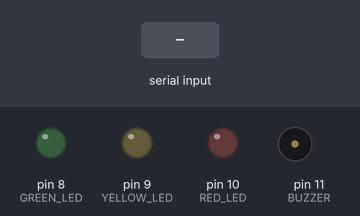
The sketch below on a simulated Arduino Uno, built with avr-gcc and run on an emulated ATmega328P. On the bench: output pins drawn as LEDs (lit = HIGH), buzzer (waves = sounding, pin HIGH). Dashed ring = blinking. The test bench sets the inputs (shaded band).

Above: at 1.2 s.
1.3 s: "D" received over Serial
At 1.8 s:
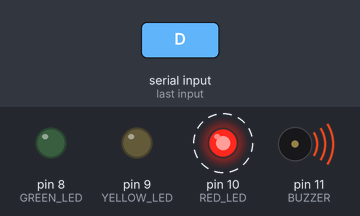
Timing chart, 0 to 10.3 s (numbered marks = the images above; inputs shaded):
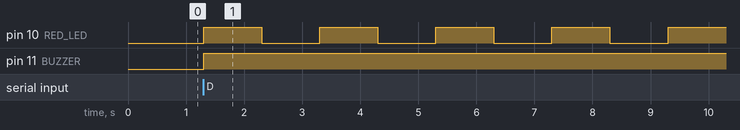

The sketch:

sketch_feb19a.ino
```cpp
int RED_LED = 10;
int YELLOW_LED = 9;
int GREEN_LED = 8;
int BUZZER = 11;

void setup() {
  // put your setup code here, to run once:
Serial.begin(9600);

pinMode(RED_LED, OUTPUT);
pinMode(YELLOW_LED, OUTPUT);
pinMode(GREEN_LED, OUTPUT);
pinMode(BUZZER, OUTPUT);
}

void loop() {
  if(Serial.available())
  {

    char data = Serial.read();

    if(data == 'A')
    {
      digitalWrite(RED_LED,HIGH);
      digitalWrite(YELLOW_LED,LOW);
      digitalWrite(GREEN_LED,LOW);
      digitalWrite(BUZZER,LOW);
    }
    else if(data == 'B')
    {
      digitalWrite(RED_LED,LOW);
      digitalWrite(YELLOW_LED,HIGH);
      digitalWrite(GREEN_LED,LOW);
      digitalWrite(BUZZER,LOW);

    }
    else if(data == 'C')
    {

      digitalWrite(RED_LED,LOW);
      digitalWrite(YELLOW_LED,LOW);
      digitalWrite(GREEN_LED,HIGH);
      digitalWrite(BUZZER,LOW);

    }
    else if(data == 'D')
    {
      digitalWrite(YELLOW_LED,LOW);
      digitalWrite(GREEN_LED,LOW);
      digitalWrite(BUZZER,HIGH);

      while(data == 'D')
      {
      digitalWrite(RED_LED,HIGH);
      delay(1000);
      digitalWrite(RED_LED,LOW);
      delay(1000);
      }
    }
    else
    {
    }
  }
}
```

Measured:
- after the input at 1.3 s, pin 10 (RED_LED): alternates HIGH for 1.0 s and LOW for 1.0 s, starting at once; pin 11 (BUZZER): LOW → HIGH at once
